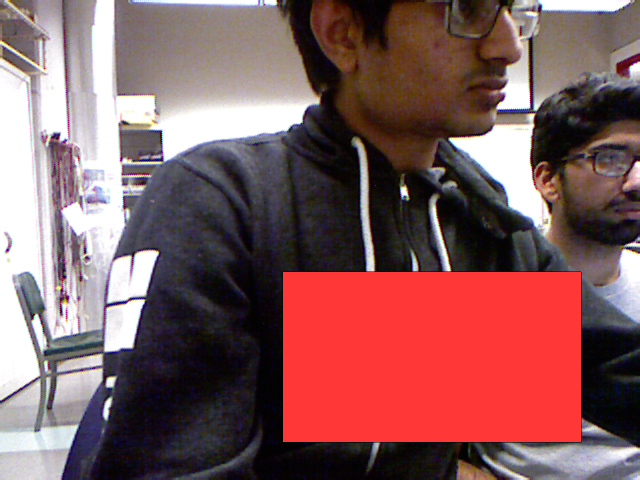
#> input picture LocalmageProcessing/temp-data/Drawing.png, 640 x 480 px
$ python -i online-cenroid-plot.py   (imports and definitions only)   (older library calls are emulated)
#> lines starting #> are read from the running program, lines starting #| are printed output that depends on the picture; after the words box and inside, x2 and y2 are one past the last pixel; in counts of white or black regions, pixels touching at a corner belong together
#> further down, picture is the input picture: shape (480, 640, 3); mean B, G, R 93.4, 92.3, 132.3
import numpy as np
import matplotlib.pyplot as plt
import matplotlib.image as mpimg
import cv2
import re
import json
from scipy import ndimage
import itertools

filename = "/home/girish/Documents/data/ee106a/red_folder_debug.txt"
# [1 line not run here, left out]
# [1 line that did not run here, left out]
# [4 lines not run here, left out]

# [1 line that did not run here, left out]


# [1 line that did not run here, left out]

# [2 lines not run here, left out]

# [1 line that did not run here, left out]

def conv_img(img):
    return img[:,:,[2,1,0]]

def find_target_center(image_data):
    img_cv = np.uint8(image_data.reshape((480,640,3)))
    og_img_cv = img_cv.copy()
    hsv = cv2.cvtColor(img_cv, cv2.COLOR_BGR2HSV)
#> hsv: shape (480, 640, 3); mean H, S, V 60.4, 101.8, 137.4


    # first mask
    lower_red_0 = np.array([0,128,0])
    upper_red_0 = np.array([10,255,255])
    mask_0 = cv2.inRange(hsv, lower_red_0, upper_red_0)
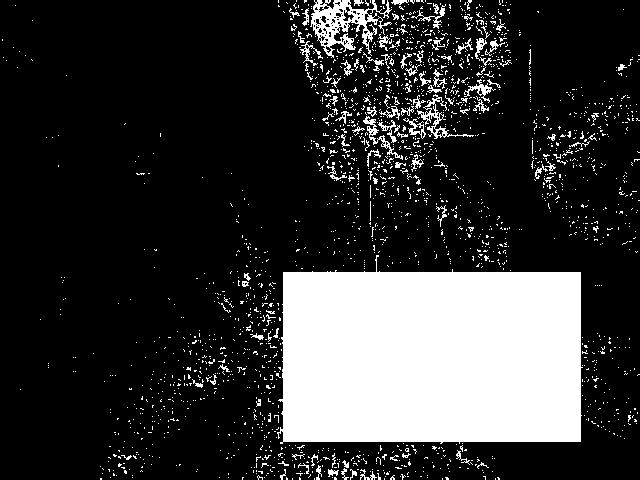
#> mask_0: shape (480, 640); 20.7% white; 2080 white regions (1978 under 20 px), largest, box (x1, y1, x2, y2) and area: (277, 255, 583, 444) 50767, (310, 0, 392, 58) 1862, (417, 94, 474, 139) 439

    # second mask
    lower_red_1 = np.array([160,128,0])
    upper_red_1 = np.array([180,255,255])
    mask_1 = cv2.inRange(hsv, lower_red_1, upper_red_1)
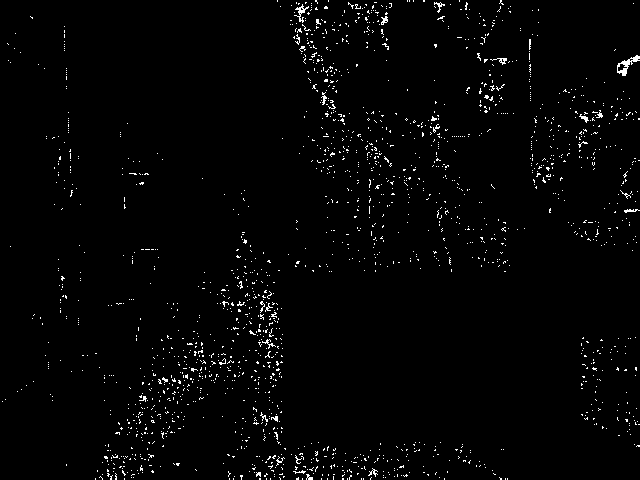
#> mask_1: shape (480, 640); 1.8% white in thin lines or dots

    mask = cv2.bitwise_or(mask_0, mask_1)
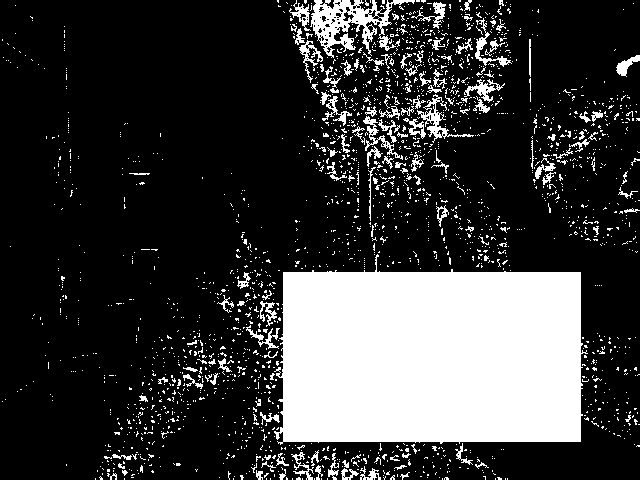
#> mask: shape (480, 640); 22.5% white; 2144 white regions (2004 under 20 px), largest, box (x1, y1, x2, y2) and area: (274, 254, 588, 445) 50901, (310, 0, 415, 58) 2348, (417, 94, 474, 143) 538

    res = cv2.bitwise_or(img_cv,img_cv, mask= mask)
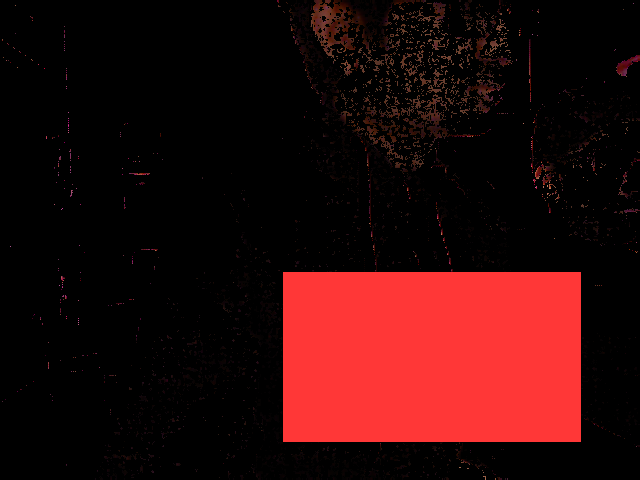
#> res: shape (480, 640, 3); mean B, G, R 10.2, 10.3, 44.9
    blurred = cv2.GaussianBlur(mask, (11, 11), 0)
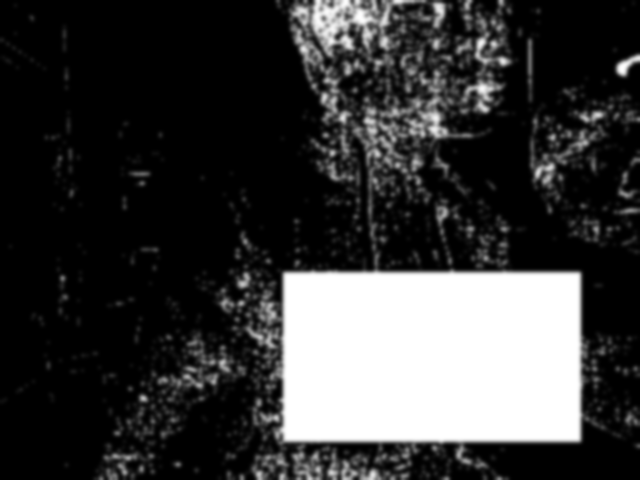
#> blurred: shape (480, 640); min 0, max 255, mean 57.4
    thresh = cv2.threshold(blurred, 70, 255, cv2.THRESH_BINARY)[1]
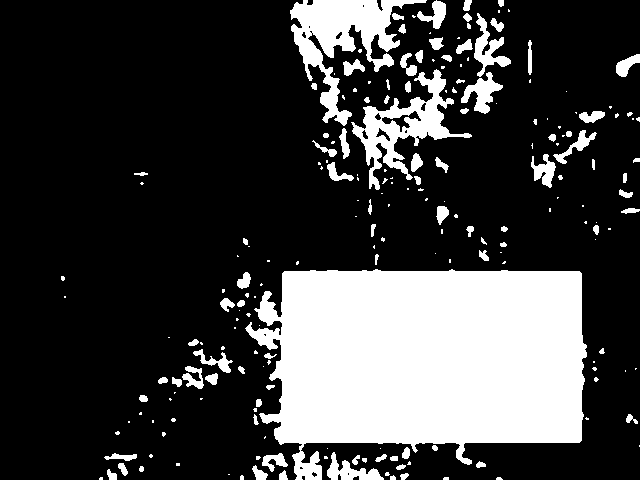
#> thresh: shape (480, 640); 24.4% white; 210 white regions (118 under 20 px)
    #plt.imshow(thresh, cmap="gray")

    # find contours in the thresholded image
    im2, contours, hierarchy = cv2.findContours(thresh, cv2.RETR_EXTERNAL, cv2.CHAIN_APPROX_SIMPLE)
#> contours = 210 contours, 133 with area under 20; largest, box (x1, y1, x2, y2) and area: (245, 269, 587, 480) 53434, (290, 0, 427, 126) 5560, (351, 69, 472, 190) 4096, (474, 13, 511, 77) 717, (461, 72, 503, 114) 670
    max_contours = (np.array([cv2.contourArea(cnt) for cnt in contours]))
#> max_contours = 210 values, max 53434 at index 83, min 0 at index 5, mean 340.6
    max_cnt_idx = np.argmax(max_contours)
#> max_cnt_idx = 83
    max_cnt = contours[max_cnt_idx]
#> max_cnt = contour of 421 points, box (x1, y1, x2, y2) (245, 269, 587, 480), area 53434
    # max_cnt_cvHull = cv2.convexHull(max_cnt)

    #img_cv_copy = og_img_cv.copy()
    peri = cv2.arcLength(max_cnt, True)
#> peri = 1516.6

    if cv2.contourArea(max_cnt) < 10000:
        plt.imshow(conv_img(og_img_cv))
        plt.show()
        return "NaN"

    eps = .08
    approx = cv2.approxPolyDP(max_cnt, eps * peri, True)
#> approx = [[245, 328], [295, 479], [581, 440], [579, 271]]


    # setting the approx length to 4
    delta = 10
    for _ in range(500):
        if len(approx) == 4:
            break
        elif len(approx) > 4:
            eps *= delta
            approx = cv2.approxPolyDP(max_cnt, eps * peri, True)
            delta /= 1.1
        elif len(approx) < 4:
            eps /= delta
            approx = cv2.approxPolyDP(max_cnt, eps * peri, True)
            delta /= 1.1
#> after the loop, delta = 10; eps = 0.08

    x,y = np.int_(np.mean(approx, axis = 0))[0]
#> x = 425; y = 379

    # [7 lines of commented-out code are left out]
    return (x,y)

# [8 lines not run here, left out]

>>> import cv2
>>> picture = cv2.imread('temp-data/Drawing.png')
>>> result = find_target_center(picture)
#> result = (425, 379)

$ run again, on LocalmageProcessing/temp-data/disp1.png
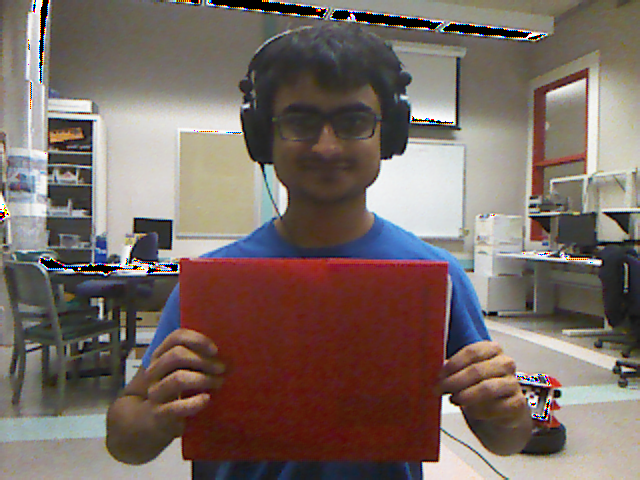
#> input picture LocalmageProcessing/temp-data/disp1.png, 640 x 480 px
#> picture is the input picture: shape (480, 640, 3); mean B, G, R 100.4, 106.6, 120.7
#> hsv: shape (480, 640, 3); mean H, S, V 47.3, 77.9, 127.2
#> in find_target_center, `mask_0 = cv2.inRange(hsv, lower_red_0, upper_red_0)`:
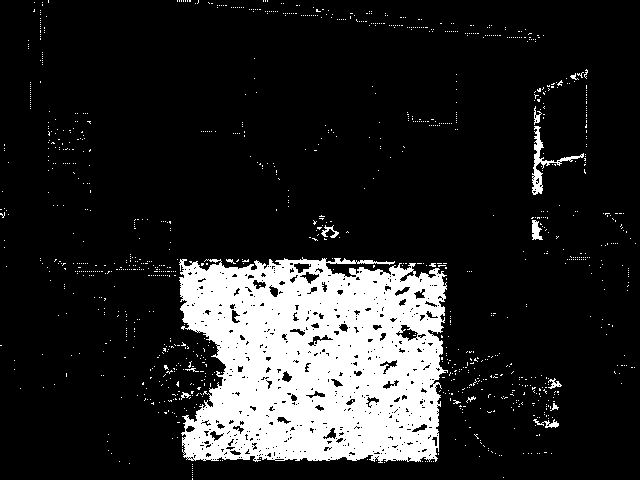
#> mask_0: shape (480, 640); 15.2% white; 1149 white regions (1136 under 20 px), largest, box (x1, y1, x2, y2) and area: (179, 257, 448, 463) 43492, (532, 126, 584, 195) 578, (532, 220, 543, 240) 142
#> mask_1: shape (480, 640); 2.3% white in thin lines or dots
#> mask: shape (480, 640); 17.5% white; 1344 white regions (1325 under 20 px), largest, box (x1, y1, x2, y2) and area: (178, 257, 448, 463) 49740, (532, 126, 586, 195) 666, (530, 217, 546, 241) 186
#> in find_target_center, `thresh = cv2.threshold(blurred, 70, 255, cv2.THRESH_BINARY)[1]`:
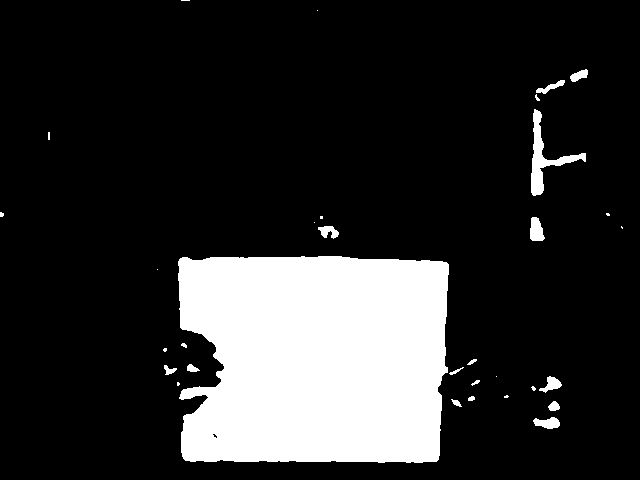
#> thresh: shape (480, 640); 17.6% white; 32 white regions (15 under 20 px)
#> contours = 32 contours, 19 with area under 20; largest, box (x1, y1, x2, y2) and area: (178, 256, 449, 463) 50934, (531, 109, 586, 196) 978, (530, 217, 545, 241) 240, (533, 417, 560, 429) 190, (539, 376, 562, 393) 158
#> max_contours = 32 values, max 50933.5 at index 17, min 0 at index 9, mean 1663.2
#> max_cnt_idx = 17
#> max_cnt = contour of 228 points, box (x1, y1, x2, y2) (178, 256, 449, 463), area 50934
#> peri = 1082.2
#> approx = [[179, 259], [185, 460], [438, 459], [446, 262]]
#> after the loop in find_target_center, `for _ in range(500):`: delta = 10; eps = 0.08
#> x = 312; y = 360
#> result = (312, 360)

$ run again, on LocalmageProcessing/temp-data/disp3.png
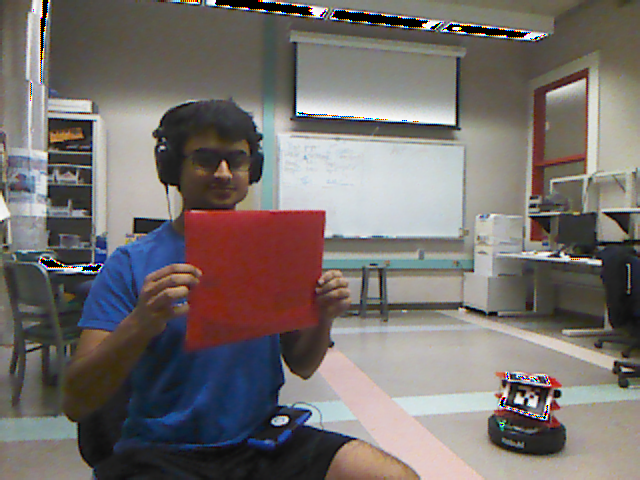
#> input picture LocalmageProcessing/temp-data/disp3.png, 640 x 480 px
#> picture is the input picture: shape (480, 640, 3); mean B, G, R 108.8, 111.5, 117.6
#> hsv: shape (480, 640, 3); mean H, S, V 55.9, 59.5, 126.4
#> in find_target_center, `mask_0 = cv2.inRange(hsv, lower_red_0, upper_red_0)`:
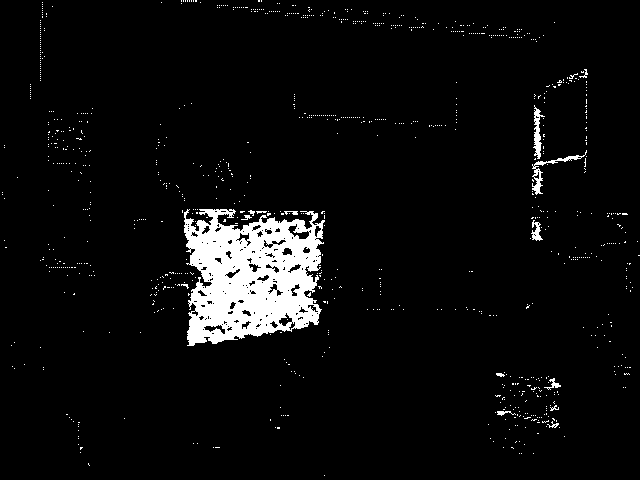
#> mask_0: shape (480, 640); 5% white; 981 white regions (967 under 20 px), largest, box (x1, y1, x2, y2) and area: (184, 209, 325, 346) 12974, (532, 150, 587, 195) 323, (533, 105, 545, 159) 270
#> mask_1: shape (480, 640); 1.6% white; 833 white regions (786 under 20 px), largest, box (x1, y1, x2, y2) and area: (217, 211, 313, 231) 861, (186, 209, 213, 231) 217, (185, 337, 223, 351) 171
#> mask: shape (480, 640); 6.6% white; 1241 white regions (1228 under 20 px), largest, box (x1, y1, x2, y2) and area: (181, 209, 325, 351) 16830, (532, 104, 587, 195) 806, (530, 217, 547, 241) 188
#> in find_target_center, `thresh = cv2.threshold(blurred, 70, 255, cv2.THRESH_BINARY)[1]`:
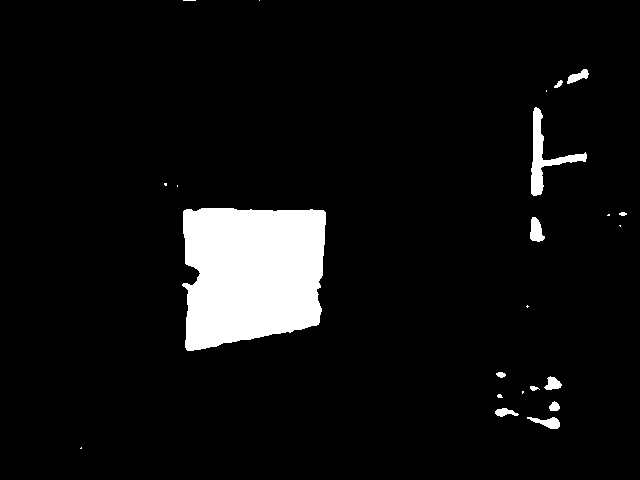
#> thresh: shape (480, 640); 6.5% white; 23 white regions (11 under 20 px)
#> contours = 23 contours, 12 with area under 20; largest, box (x1, y1, x2, y2) and area: (182, 208, 326, 351) 17215, (531, 107, 587, 196) 1036, (530, 217, 545, 242) 224, (527, 417, 560, 429) 177, (567, 69, 589, 84) 138
#> max_contours = 23 values, max 17215 at index 14, min 0 at index 15, mean 835
#> max_cnt_idx = 14
#> max_cnt = contour of 170 points, box (x1, y1, x2, y2) (182, 208, 326, 351), area 17215
#> peri = 585.4
#> approx = [[183, 211], [187, 350], [318, 324], [323, 210]]
#> after the loop in find_target_center, `for _ in range(500):`: delta = 10; eps = 0.08
#> x = 252; y = 273
#> result = (252, 273)
